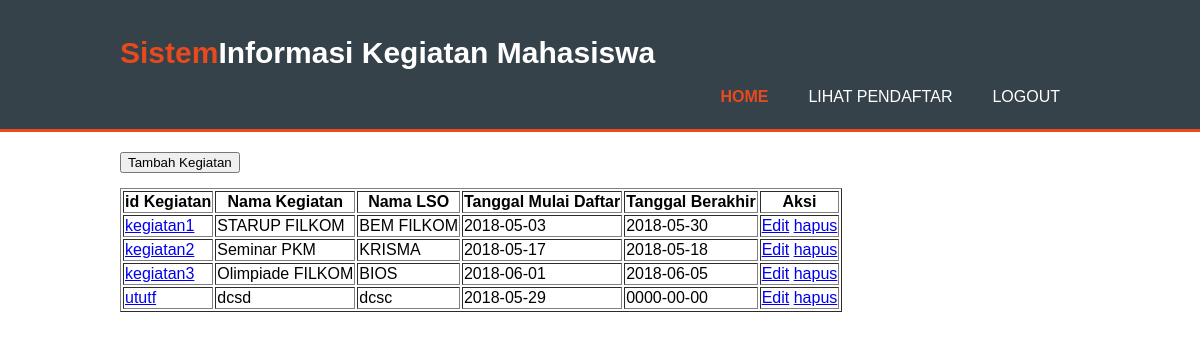
The app's page /Admin/index2.php with its own data.
### tables this page shows
CREATE TABLE `kegiatan` (
  `id_kegiatan` varchar(25) NOT NULL,
  `nama_lso` varchar(50) NOT NULL,
  `tgl_berakhir` date NOT NULL,
  `tgl_mulai_daftar` date NOT NULL,
  `deskripsi` varchar(500) NOT NULL,
  `devisi` int(25) NOT NULL,
  `Username_admin` varchar(15) NOT NULL,
  `Nama_Kegiatan` varchar(50) NOT NULL,
  `namaFile` varchar(25) NOT NULL
);

### Admin/index2.php (the view, shortened to what this page needs)
<!DOCTYPE>
<html>
<head>
  <link rel="stylesheet" href="../css/style2.css">
</head>
<body>
  <header>
    <div class="container">
      <div id="branding">
        <h1><span class="highlight">Sistem</span>Informasi Kegiatan Mahasiswa</h1>
      </div>
      <nav>
        <ul>
          <li class="current"><a href="index2.php">Home </a></li>
          <li ><a href="tampil.php">lihat pendaftar </a></li>
          <li><a href="../logout.php">Logout </a></li>
        </ul>
      </nav>
    </header>
    <section id="boxes">
      <div class="container">
        <?php
        include "koneksi.php";
        $q = mysqli_query($conn,"SELECT * FROM kegiatan");
        echo '<form action="index3.php" method="POST"> <input type="submit" value="Tambah Kegiatan"> </form>';
        echo '<table border="1">
        <th>id Kegiatan</th>
        <th>Nama Kegiatan</th>
        <th>Nama LSO</th>
        <th>Tanggal Mulai Daftar</th>
        <th>Tanggal Berakhir</th>
        <th>Aksi</th>';
        while ($hasil = mysqli_fetch_array($q)){
          echo "
          <tr><td><a href='../index4.php?id_kegiatan_cek=$hasil[id_kegiatan]'>$hasil[id_kegiatan]</a></td>
          <td>$hasil[Nama_Kegiatan]</td>
          <td>$hasil[nama_lso]</td>
          <td>$hasil[tgl_mulai_daftar]</td>
          <td>$hasil[tgl_berakhir]</td>
          <td>
          <a href='index3.php?id_kegiatan=$hasil[id_kegiatan]&e=1&r=hash(\"crc32\", rand())'>Edit</a>
          <a href='hapus.php?id_kegiatan=$hasil[id_kegiatan]&e=1'>hapus</a>
          </td>
          </tr>";
        }
        echo "</table>";
        ?>
      </div>
    </section>
  </body>

### css/style2.css (style rules this page uses)
body { font-family: Arial,Helvetica,sans-serif; font-size: 15px; line-height: 1.5; padding: 0; margin: 0; background-color: :#f4f4f4; }
.container { width: 80%; margin:auto; overflow: hidden; }
ul { margin: 0; padding: 0; }
header { background: #35424a; color: #ffffff; padding-top: 30px; min-height: 70px; border-bottom: #e9491d 3px solid; }
header a { color: #ffffff; text-decoration: none; text-transform: uppercase; font-size: 16px; }
header li { float: left; display: inline; padding: 0 20px 20px 20px; margin-bottom: 0; }
header #branding { float: :left; }
header #branding h1 { margin: 0; }
header nav { float: right; margin-top: 10px; }
header .highlight, header .current a { color: #e8491d; font-weight: bold; }
#boxes { margin-top: 20px; }

### records on screen
kegiatan: id_kegiatan "kegiatan1", Nama_Kegiatan "STARUP FILKOM", nama_lso "BEM FILKOM", tgl_mulai_daftar "2018-05-03", tgl_berakhir "2018-05-30"
kegiatan: id_kegiatan "kegiatan2", Nama_Kegiatan "Seminar PKM", nama_lso "KRISMA", tgl_mulai_daftar "2018-05-17", tgl_berakhir "2018-05-18"
kegiatan: id_kegiatan "kegiatan3", Nama_Kegiatan "Olimpiade FILKOM", nama_lso "BIOS", tgl_mulai_daftar "2018-06-01", tgl_berakhir "2018-06-05"
kegiatan: id_kegiatan "ututf", Nama_Kegiatan "dcsd", nama_lso "dcsc", tgl_mulai_daftar "2018-05-29", tgl_berakhir "0000-00-00"
